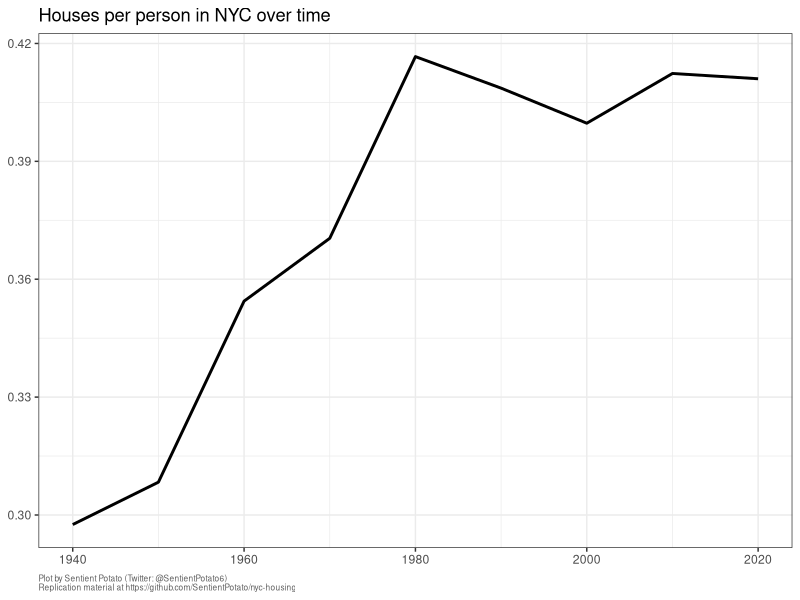

Write the R code that produced this figure.
## Attach required packages
library(dplyr)
library(readr)
library(ggplot2)

## Read in housing data, pulled from nyc.gov on June 24, 2024
## https://www.nyc.gov/assets/planning/download/pdf/data-maps/nyc-population/historical-population/nyc_total_hu_1940-2010.pdf
## https://www.nyc.gov/assets/planning/download/pdf/planning-level/nyc-population/historical-population/nyc_total_pop_1900-2010.pdf
## https://popfactfinder.planning.nyc.gov/explorer/cities/NYC?compareTo=1&source=decennial-change
dat = read_csv("nyc-housing-info.csv")

## Calculate the ratio
dat = dat %>% mutate(houses_per_person = houses / population)

## Plot the results
ttl = "Houses per person in NYC over time"
cph = "Plot by Sentient Potato (Twitter: @SentientPotato6)"
gh  = "Replication material at https://github.com/SentientPotato/nyc-housing"
cap = paste(cph, gh, sep = "\n")
plt = ggplot(data = dat, mapping = aes(x = year, y = houses_per_person)) +
    geom_line(linewidth = 1) +
    labs(title = ttl, caption = cap) +
    theme_bw() +
    theme(
        axis.title = element_blank(),
        plot.caption = element_text(size = 6, color = "#5f5f5f", hjust = 0)
    )
ggsave(
    plot = plt,
    filename = "nyc-housing.png",
    height = 675 / 300,
    width = 1200 / 300
)
